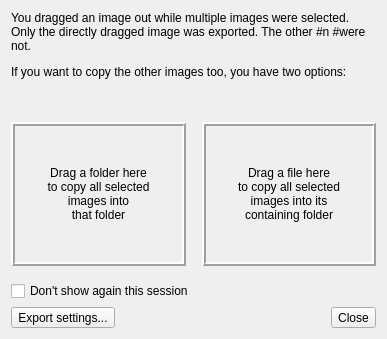
<?xml version="1.0" encoding="UTF-8"?>
<ui version="4.0">
 <class>MultiDragDialog</class>
 <widget class="QWidget" name="MultiDragDialog">
  <property name="geometry">
   <rect>
    <x>0</x>
    <y>0</y>
    <width>387</width>
    <height>339</height>
   </rect>
  </property>
  <property name="sizePolicy">
   <sizepolicy hsizetype="Minimum" vsizetype="Minimum">
    <horstretch>0</horstretch>
    <verstretch>0</verstretch>
   </sizepolicy>
  </property>
  <property name="windowTitle">
   <string>Photohoard: dragging multiple images</string>
  </property>
  <layout class="QVBoxLayout" name="verticalLayout">
   <item>
    <widget class="QWidget" name="widget" native="true">
     <property name="sizePolicy">
      <sizepolicy hsizetype="Minimum" vsizetype="Minimum">
       <horstretch>0</horstretch>
       <verstretch>0</verstretch>
      </sizepolicy>
     </property>
     <property name="minimumSize">
      <size>
       <width>0</width>
       <height>96</height>
      </size>
     </property>
     <layout class="QHBoxLayout" name="horizontalLayout">
      <property name="spacing">
       <number>20</number>
      </property>
      <property name="margin">
       <number>0</number>
      </property>
      <item>
       <widget class="QLabel" name="label">
        <property name="text">
         <string>&lt;html&gt;&lt;head/&gt;&lt;body&gt;&lt;p&gt;You dragged an image out while multiple images were selected. Only the directly dragged image was exported. The other #n #were not.&lt;/p&gt;&lt;p&gt;If you want to copy the other images too, you have two options:&lt;/p&gt;&lt;/body&gt;&lt;/html&gt;</string>
        </property>
        <property name="textFormat">
         <enum>Qt::RichText</enum>
        </property>
        <property name="alignment">
         <set>Qt::AlignLeading|Qt::AlignLeft|Qt::AlignTop</set>
        </property>
        <property name="wordWrap">
         <bool>true</bool>
        </property>
       </widget>
      </item>
     </layout>
    </widget>
   </item>
   <item>
    <widget class="QWidget" name="widget_2" native="true">
     <property name="sizePolicy">
      <sizepolicy hsizetype="Preferred" vsizetype="MinimumExpanding">
       <horstretch>0</horstretch>
       <verstretch>0</verstretch>
      </sizepolicy>
     </property>
     <property name="autoFillBackground">
      <bool>true</bool>
     </property>
     <layout class="QHBoxLayout" name="horizontalLayout_2">
      <property name="spacing">
       <number>16</number>
      </property>
      <property name="leftMargin">
       <number>0</number>
      </property>
      <property name="rightMargin">
       <number>0</number>
      </property>
      <item>
       <widget class="DropFrame" name="dropParentFolder">
        <property name="sizePolicy">
         <sizepolicy hsizetype="Preferred" vsizetype="Preferred">
          <horstretch>0</horstretch>
          <verstretch>0</verstretch>
         </sizepolicy>
        </property>
        <property name="minimumSize">
         <size>
          <width>0</width>
          <height>80</height>
         </size>
        </property>
        <property name="frameShape">
         <enum>QFrame::Box</enum>
        </property>
        <property name="frameShadow">
         <enum>QFrame::Raised</enum>
        </property>
        <property name="lineWidth">
         <number>2</number>
        </property>
        <property name="text">
         <string>Drag a folder here
to copy all selected
images into
that folder</string>
        </property>
        <property name="textFormat">
         <enum>Qt::PlainText</enum>
        </property>
        <property name="alignment">
         <set>Qt::AlignCenter</set>
        </property>
        <property name="wordWrap">
         <bool>true</bool>
        </property>
        <property name="margin">
         <number>10</number>
        </property>
       </widget>
      </item>
      <item>
       <widget class="DropFrame" name="dropSibling">
        <property name="sizePolicy">
         <sizepolicy hsizetype="Preferred" vsizetype="Preferred">
          <horstretch>0</horstretch>
          <verstretch>0</verstretch>
         </sizepolicy>
        </property>
        <property name="minimumSize">
         <size>
          <width>0</width>
          <height>80</height>
         </size>
        </property>
        <property name="frameShape">
         <enum>QFrame::Box</enum>
        </property>
        <property name="frameShadow">
         <enum>QFrame::Raised</enum>
        </property>
        <property name="lineWidth">
         <number>2</number>
        </property>
        <property name="text">
         <string>Drag a file here
to copy all selected
images into its
containing folder</string>
        </property>
        <property name="textFormat">
         <enum>Qt::PlainText</enum>
        </property>
        <property name="alignment">
         <set>Qt::AlignCenter</set>
        </property>
        <property name="wordWrap">
         <bool>true</bool>
        </property>
        <property name="margin">
         <number>10</number>
        </property>
       </widget>
      </item>
     </layout>
    </widget>
   </item>
   <item>
    <widget class="QCheckBox" name="doNothingEver">
     <property name="minimumSize">
      <size>
       <width>0</width>
       <height>0</height>
      </size>
     </property>
     <property name="text">
      <string>Don't show again this session</string>
     </property>
    </widget>
   </item>
   <item>
    <widget class="QWidget" name="widget_3" native="true">
     <property name="sizePolicy">
      <sizepolicy hsizetype="Preferred" vsizetype="Preferred">
       <horstretch>0</horstretch>
       <verstretch>0</verstretch>
      </sizepolicy>
     </property>
     <layout class="QHBoxLayout" name="horizontalLayout_3">
      <property name="spacing">
       <number>16</number>
      </property>
      <property name="margin">
       <number>0</number>
      </property>
      <item>
       <widget class="QToolButton" name="exportSettings">
        <property name="text">
         <string>Export settings...</string>
        </property>
       </widget>
      </item>
      <item>
       <spacer name="horizontalSpacer">
        <property name="orientation">
         <enum>Qt::Horizontal</enum>
        </property>
        <property name="sizeHint" stdset="0">
         <size>
          <width>40</width>
          <height>20</height>
         </size>
        </property>
       </spacer>
      </item>
      <item>
       <widget class="QToolButton" name="close">
        <property name="text">
         <string>Close</string>
        </property>
       </widget>
      </item>
     </layout>
    </widget>
   </item>
  </layout>
 </widget>
 <customwidgets>
  <customwidget>
   <class>DropFrame</class>
   <extends>QLabel</extends>
   <header>DropFrame.h</header>
  </customwidget>
 </customwidgets>
 <resources/>
 <connections>
  <connection>
   <sender>close</sender>
   <signal>clicked()</signal>
   <receiver>MultiDragDialog</receiver>
   <slot>close()</slot>
   <hints>
    <hint type="sourcelabel">
     <x>377</x>
     <y>329</y>
    </hint>
    <hint type="destinationlabel">
     <x>421</x>
     <y>370</y>
    </hint>
   </hints>
  </connection>
  <connection>
   <sender>doNothingEver</sender>
   <signal>toggled(bool)</signal>
   <receiver>MultiDragDialog</receiver>
   <slot>setDontShowAgain(bool)</slot>
   <hints>
    <hint type="sourcelabel">
     <x>161</x>
     <y>297</y>
    </hint>
    <hint type="destinationlabel">
     <x>159</x>
     <y>370</y>
    </hint>
   </hints>
  </connection>
  <connection>
   <sender>exportSettings</sender>
   <signal>clicked()</signal>
   <receiver>MultiDragDialog</receiver>
   <slot>openExportSettings()</slot>
   <hints>
    <hint type="sourcelabel">
     <x>81</x>
     <y>310</y>
    </hint>
    <hint type="destinationlabel">
     <x>88</x>
     <y>338</y>
    </hint>
   </hints>
  </connection>
 </connections>
 <slots>
  <slot>setDontShowAgain(bool)</slot>
  <slot>openExportSettings()</slot>
 </slots>
</ui>
